Frame 1 (no input): blank canvas, image omitted
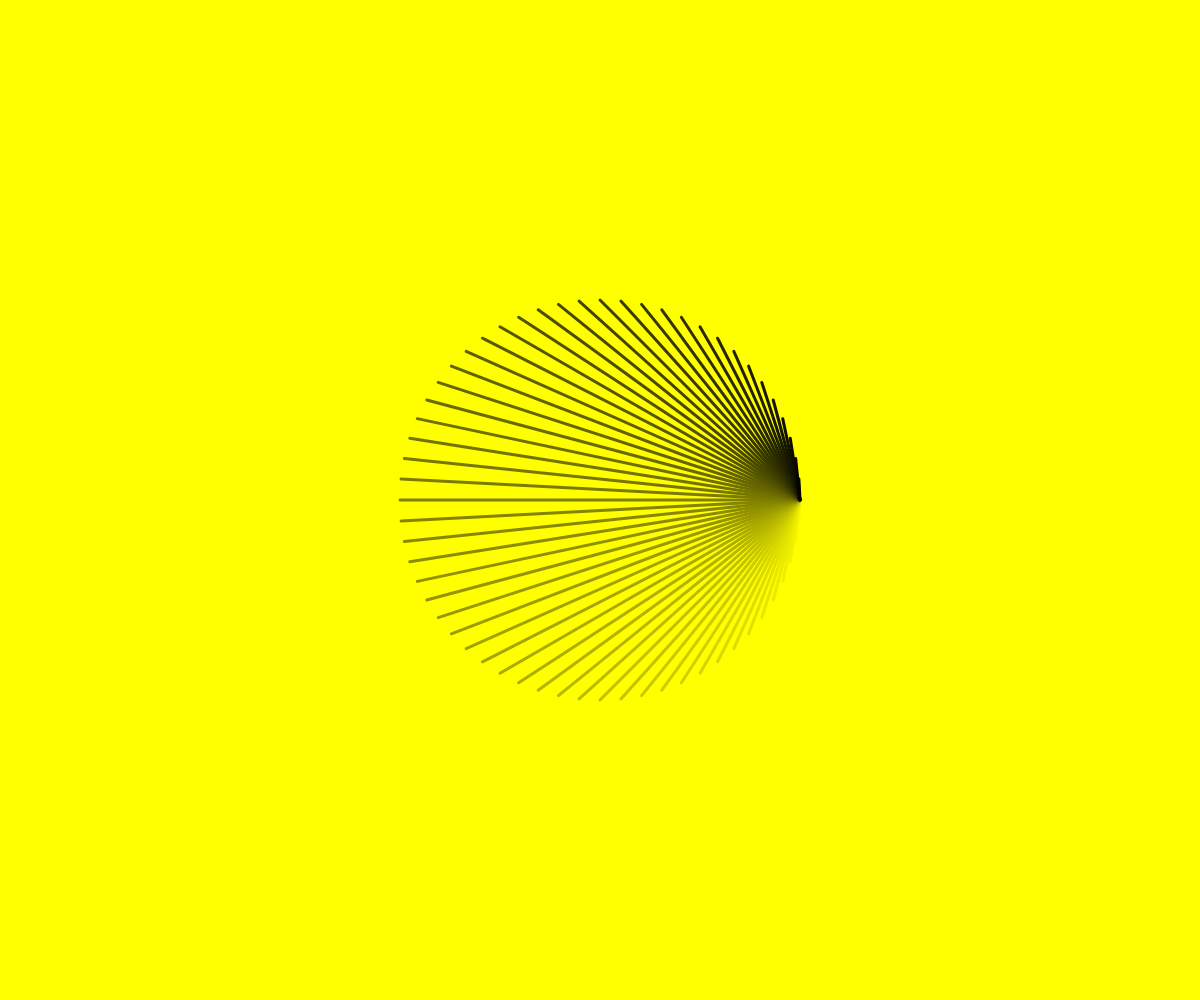
Frame 60 (no input)
Frame 120 (the mouse pressed at the canvas centre since frame 60): identical to frame 60, image omitted

The p5.js sketch that drew this single still picture (run headless with seeded random() and noise() and a simulated clock; from frame 60 on, the mouse is pressed at the canvas centre):

// p5.js sketch
// ── sketch.js
function preload(){
  // put preload code here
}

function setup() {

  textAlign(CENTER,CENTER);

  createCanvas(windowWidth,windowHeight,);

  angleMode(DEGREES);

  frameRate(60);

  background("yellow");

  // put setup code here
}

function draw() {



  if (frameCount < 60) {

    translate(width/2,height/2);
    strokeWeight(3);
    stroke(
      lerpColor(
      color ("yellow"),
      color ("black"),
      frameCount / 60));
    line(200, 0, 200*cos(frameCount*6), 200*sin(frameCount*6));



    //strokeWeight(1);
    //stroke(
      //lerpColor(
      //color ("tomato"),
      //color ("azure"),
      //frameCount / 60));
      //stroke ("yellow");
    //line(200, 0, 200*cos(frameCount*6), 200*sin(frameCount*6));


}


  if (frameCount > 120) {

    translate(width/2,height/2);
    strokeWeight(5);
    stroke(
      lerpColor(
      color ("black"),
      color ("yellow"),
      frameCount / 60));
    line(200, 0, 200*cos(frameCount*6), 200*sin(frameCount*6));


}



if (frameCount == 180) {

  noLoop();
  //textSize(32);
  //fill ("aquamarine");
  //text('Federico Cordelli', 10, 10);

  background("black");

  textSize(32);
  //let r = random(0,255);
  //fill (r);
  noStroke();
  fill ("yellow");
  text('Federico Cordelli', 10, 10);

}
  // put drawing code here
}
